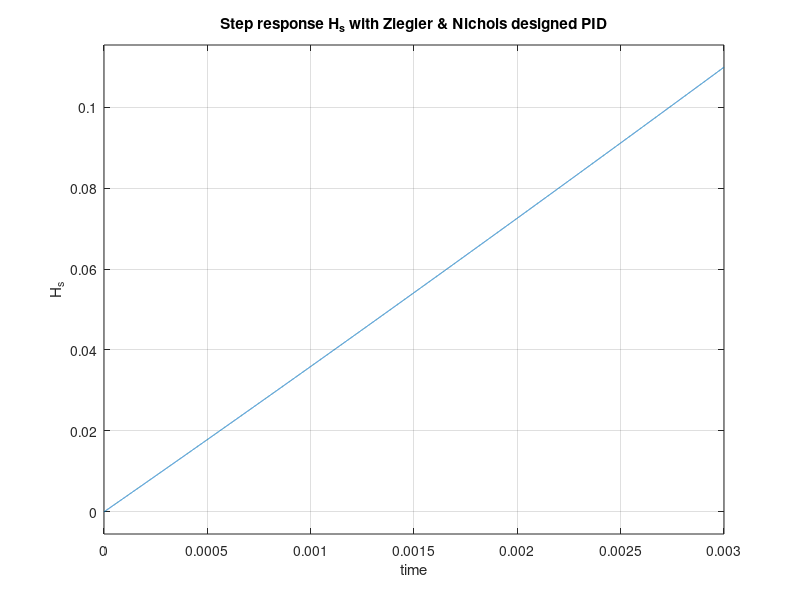
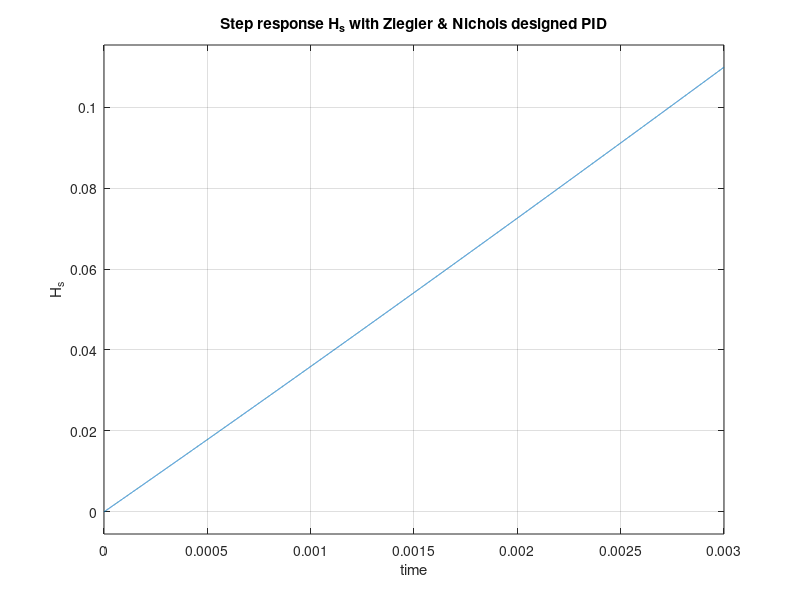

These charts were generated, in order, by the following MATLAB code:
%% Ziegler-Nichols applied to exercise 3_position
clc
clear all
close all

s = tf('s');
%% System transfer
% Given values
J = 3.2284*10^(-6); 
b = 3.5077*10^(-6); 
K = 0.0274; 
R = 4 ; 
L = 2.75*10^(-6); 

% For the transfer function
p0 = K ;
r0 = 0; 
r1 = R*b+K^2; 
r2 = b*L+R*J;
r3 = J*L; 

%% Transfer function 
 
G_s = p0/(r0 + r1*s + r2*s^2 + r3*s^3); 
G_s = minreal(G_s)

t = 0:0.001:0.2;
subplot(2, 1, 1); 
step(G_s,t); 
xlabel('time'); 
ylabel('G_s'); 
title('Step response G_s'); 
grid on
%% Zieglera nichols - Type 1
dt = 0.001;
t = 0:dt:0.2;
y  = step(G_s,t);

dy = diff(y)/dt; % derivation
[m,idx] = max(dy);
yi = y(idx);
ti = t(idx);

Kp = y(end); % gain
Tu = ti - yi/m; % time delay
Tn = (Kp-yi)/m+ti-Tu; % time constant

%% PID - controller
r0 = 1.2*1/Kp*(Tn/Tu);
Ti = 2*Tu;   % [ s ]
Td = 0.5*Tu; % [ s ]

G_r_ZN_1 = r0*(1 + 1/(Ti*s) + Td*s); % G_r_pidZN_1_b = 0.6*Tn*(((s + 1/Tu)^2)/s);
%% total system transfer
G_t_pidZN_1 = feedback(G_r_ZN_1*G_s,1);

subplot(2, 1, 2); 
step(G_t_pidZN_1);
xlabel('time'); 
ylabel('H_s'); 
title('Step response H_s with Ziegler & Nichols designed PID'); 
grid on

figure(2)
step(G_t_pidZN_1);
xlabel('time'); 
ylabel('H_s'); 
title('Step response H_s with Ziegler & Nichols designed PID'); 
grid on